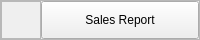
               <widget class="QFrame" name="frame_9">
                <property name="minimumSize">
                 <size>
                  <width>0</width>
                  <height>40</height>
                 </size>
                </property>
                <property name="maximumSize">
                 <size>
                  <width>16777215</width>
                  <height>40</height>
                 </size>
                </property>
                <property name="frameShape">
                 <enum>QFrame::StyledPanel</enum>
                </property>
                <property name="frameShadow">
                 <enum>QFrame::Raised</enum>
                </property>
                <layout class="QHBoxLayout" name="horizontalLayout_7">
                 <property name="spacing">
                  <number>0</number>
                 </property>
                 <property name="leftMargin">
                  <number>0</number>
                 </property>
                 <property name="topMargin">
                  <number>0</number>
                 </property>
                 <property name="rightMargin">
                  <number>0</number>
                 </property>
                 <property name="bottomMargin">
                  <number>0</number>
                 </property>
                 <item alignment="Qt::AlignLeft">
                  <widget class="QFrame" name="frame_22">
                   <property name="frameShape">
                    <enum>QFrame::StyledPanel</enum>
                   </property>
                   <property name="frameShadow">
                    <enum>QFrame::Raised</enum>
                   </property>
                   <layout class="QHBoxLayout" name="horizontalLayout_20">
                    <item>
                     <widget class="QLabel" name="sales_report_logo">
                      <property name="minimumSize">
                       <size>
                        <width>20</width>
                        <height>20</height>
                       </size>
                      </property>
                      <property name="maximumSize">
                       <size>
                        <width>20</width>
                        <height>20</height>
                       </size>
                      </property>
                      <property name="text">
                       <string/>
                      </property>
                      <property name="pixmap">
                       <pixmap>../../../resources/icons/sales.png</pixmap>
                      </property>
                      <property name="scaledContents">
                       <bool>true</bool>
                      </property>
                     </widget>
                    </item>
                   </layout>
                  </widget>
                 </item>
                 <item>
                  <widget class="QPushButton" name="salesReport_pushButton">
                   <property name="sizePolicy">
                    <sizepolicy hsizetype="Expanding" vsizetype="Expanding">
                     <horstretch>0</horstretch>
                     <verstretch>0</verstretch>
                    </sizepolicy>
                   </property>
                   <property name="cursor">
                    <cursorShape>PointingHandCursor</cursorShape>
                   </property>
                   <property name="text">
                    <string>Sales Report</string>
                   </property>
                  </widget>
                 </item>
                </layout>
               </widget>
